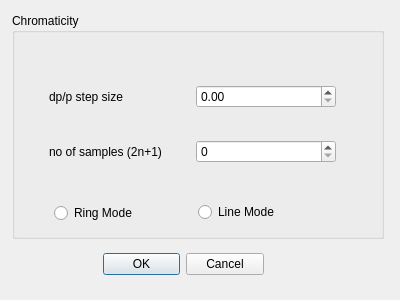
<?xml version="1.0" encoding="UTF-8"?>
<ui version="4.0">
 <class>ChromaControlDialog</class>
 <widget class="QDialog" name="ChromaControlDialog">
  <property name="geometry">
   <rect>
    <x>0</x>
    <y>0</y>
    <width>400</width>
    <height>300</height>
   </rect>
  </property>
  <property name="minimumSize">
   <size>
    <width>400</width>
    <height>300</height>
   </size>
  </property>
  <property name="maximumSize">
   <size>
    <width>16777215</width>
    <height>16777215</height>
   </size>
  </property>
  <property name="windowTitle">
   <string>Chromaticity</string>
  </property>
  <widget class="QDialogButtonBox" name="buttonBox">
   <property name="geometry">
    <rect>
     <x>103</x>
     <y>248</y>
     <width>161</width>
     <height>32</height>
    </rect>
   </property>
   <property name="acceptDrops">
    <bool>false</bool>
   </property>
   <property name="orientation">
    <enum>Qt::Horizontal</enum>
   </property>
   <property name="standardButtons">
    <set>QDialogButtonBox::Cancel|QDialogButtonBox::Ok</set>
   </property>
  </widget>
  <widget class="QGroupBox" name="groupBoxOrbitClosure">
   <property name="geometry">
    <rect>
     <x>12</x>
     <y>13</y>
     <width>372</width>
     <height>226</height>
    </rect>
   </property>
   <property name="title">
    <string>Chromaticity </string>
   </property>
   <widget class="QWidget" name="layoutWidget">
    <property name="geometry">
     <rect>
      <x>37</x>
      <y>46</y>
      <width>287</width>
      <height>132</height>
     </rect>
    </property>
    <layout class="QGridLayout" name="gridLayout_2">
     <item row="1" column="0">
      <widget class="QLabel" name="label_2">
       <property name="text">
        <string>dp/p step size</string>
       </property>
      </widget>
     </item>
     <item row="4" column="0">
      <widget class="QLabel" name="label">
       <property name="text">
        <string>no of samples (2n+1) </string>
       </property>
      </widget>
     </item>
     <item row="1" column="1">
      <widget class="ScientificDoubleSpinBox" name="techSpinBoxStepSize">
       <property name="maximum">
        <double>1.000000000000000</double>
       </property>
      </widget>
     </item>
     <item row="4" column="1">
      <widget class="QSpinBox" name="spinBoxNsamples">
       <property name="maximum">
        <number>250</number>
       </property>
      </widget>
     </item>
    </layout>
   </widget>
   <widget class="QRadioButton" name="radioButtonRing">
    <property name="geometry">
     <rect>
      <x>42</x>
      <y>190</y>
      <width>94</width>
      <height>20</height>
     </rect>
    </property>
    <property name="text">
     <string>Ring Mode</string>
    </property>
   </widget>
   <widget class="QRadioButton" name="radioButtonLine">
    <property name="geometry">
     <rect>
      <x>186</x>
      <y>189</y>
      <width>94</width>
      <height>20</height>
     </rect>
    </property>
    <property name="text">
     <string>Line Mode</string>
    </property>
   </widget>
  </widget>
 </widget>
 <customwidgets>
  <customwidget>
   <class>ScientificDoubleSpinBox</class>
   <extends>QDoubleSpinBox</extends>
   <header>ScientificDoubleSpinBox.h</header>
  </customwidget>
 </customwidgets>
 <resources/>
 <connections>
  <connection>
   <sender>buttonBox</sender>
   <signal>accepted()</signal>
   <receiver>ChromaControlDialog</receiver>
   <slot>accept()</slot>
   <hints>
    <hint type="sourcelabel">
     <x>243</x>
     <y>497</y>
    </hint>
    <hint type="destinationlabel">
     <x>157</x>
     <y>274</y>
    </hint>
   </hints>
  </connection>
  <connection>
   <sender>buttonBox</sender>
   <signal>rejected()</signal>
   <receiver>ChromaControlDialog</receiver>
   <slot>reject()</slot>
   <hints>
    <hint type="sourcelabel">
     <x>266</x>
     <y>497</y>
    </hint>
    <hint type="destinationlabel">
     <x>286</x>
     <y>274</y>
    </hint>
   </hints>
  </connection>
 </connections>
 <slots>
  <slot>enableRFFrequency()</slot>
 </slots>
</ui>
